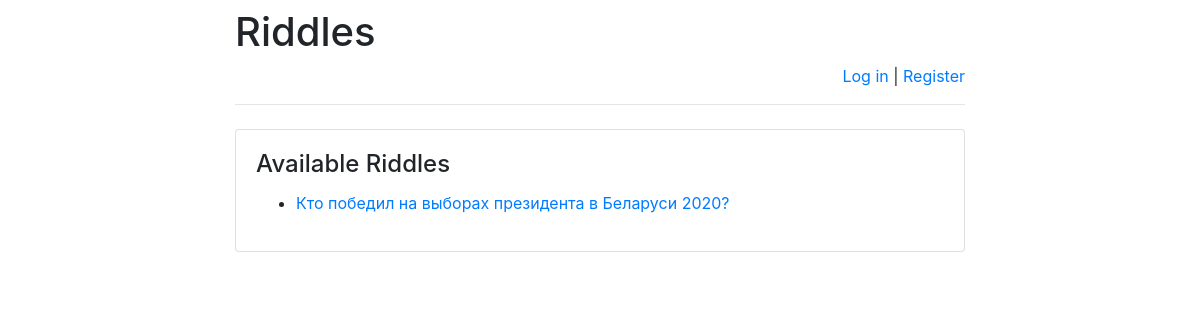
Page /riddles/ on the earlier database version.
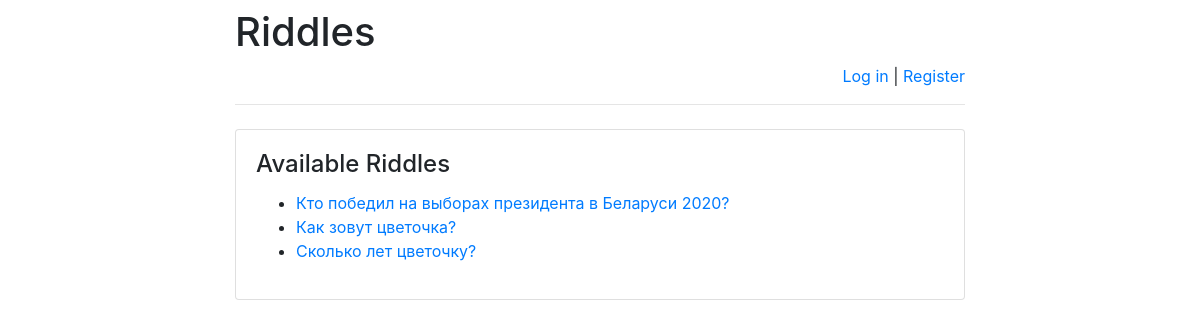
Same page on the later database version.
### riddles/models.py (models this page shows)
class Riddle(models.Model):
    riddle_text = models.CharField(max_length=255)
    pub_date = models.DateTimeField('date published')

### riddles/views.py (the view)
def index(request):
    message = None
    if "message" in request.GET:
        message = request.GET["message"]
    return render(
        request,
        "index.html",
        {
            "latest_riddles":
                Riddle.objects.order_by('-pub_date')[:5],
            "message": message
        }
    )

### templates/index.html (shortened to what this page needs)
{% extends 'base.html' %}
{% block main %}
    <h4 class="card-title">Available Riddles</h4>
    {% if latest_riddles %}
        <ul>
            {% for riddle in latest_riddles %}
                <li>
                    <a href="/riddles/{{ riddle.id }}/">
                        {{ riddle.riddle_text }}
                    </a>
                </li>
            {% endfor %}
        </ul>
    {% else %}
        <p>No riddles are available right now.</p>
    {% endif %}
{% endblock %}

Differences in the rows shown:
added Riddle: riddle_text "Как зовут цветочка?"
added Riddle: riddle_text "Сколько лет цветочку?"
